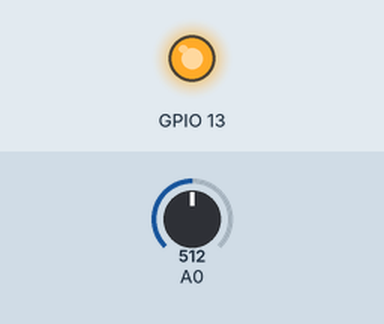
Simulated run of this sketch. Board: ESP8266 (NodeMCU). Parts: output pins drawn as LEDs (lit = HIGH). Inputs (shaded band) come from the test bench; at power-on: A0 = 512. WiFi joins after 1.5 s; servers stay silent unless stated; uploads are accepted with an empty reply; what the sketch prints to the serial monitor is not drawn.

Above: at 1.7 s.
At 3.8 s:
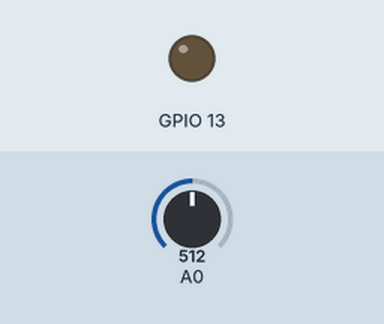
Timing chart, 0 to 7.0 s (numbered marks = the images above):
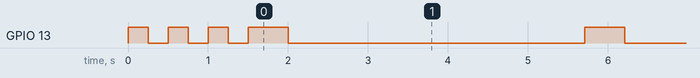

The sketch:

node_sensor.ino
```cpp
#include <ESP8266WiFi.h>
#include <ESP8266HTTPClient.h>

// Credenciales de la WiFi
const char *ssid = "lisoft";
const char *password = "1718641090001";

// Dirección del servidor y la pagina php
const char *servidor = "http://192.168.100.34/ambiental/esp-data.php";

void setup() {
  // put your setup code here, to run once:
  pinMode(13, OUTPUT);
  // Puerto serial
  Serial.begin(9600);
  // Conectarse a la Wifi
  Serial.println("Conectando a la WiFi...");
  WiFi.begin(ssid, password);
  while (WiFi.status() != WL_CONNECTED) {
    Serial.print(".");
    digitalWrite(13, HIGH);
    delay(250);
    digitalWrite(13, LOW);
    delay(250);
  }
  Serial.println("");
  Serial.println("WiFi Conectado!");
  // Obtiene la direccion IP del Node e imprime
  Serial.print("Dirección IP: ");
  Serial.println(WiFi.localIP());
}


float mapfloat(long x, long in_min, long in_max, float out_min, float out_max) {
  return (float)(x - in_min) * (out_max - out_min) / (float)(in_max - in_min) + out_min;
}


void loop() {
  // Led sentinela
  digitalWrite(13, HIGH);
  delay(500);
  digitalWrite(13, LOW);
  delay(500);
  // Leer entrada analógica
  int sensor = analogRead(A0);
  // Cambiar la lectura analógica a valor de temperatura
  float temperatura = mapfloat(sensor, 0, 1023, 0, 30);
  // Verificar que tiene WiFi
  if (WiFi.status() == WL_CONNECTED){
    // Crear objeto HTTPClient (Cliente http)
    HTTPClient http;

    // Iniciar comunicación con el servidor
    http.begin(servidor);

    // Crear la cabecera http
    http.addHeader("Content-Type", "application/x-www-form-urlencoded");

    // Preparar los datos de la peticion
    String parametros = "hum=" + String(temperatura) +
                        "&temp=" + String(temperatura) +
                        "&code=5447eb73757c3c007d675ee1d79d2762";
    Serial.print("Request data: ");
    Serial.println(parametros);

    // Enviar la petición POST con parametros
    int estado = http.POST(parametros);

    if (estado > 0) {
      Serial.print("HTTP Response code: ");
      Serial.println(estado);
    }else {
      Serial.print("Error al conectarse: ");
      Serial.println(estado);
    }

  } else {
    Serial.println("WiFi desconectado!");
  }

  delay(3000);
}
```

Measured:
- by itself, GPIO 13: HIGH → LOW at 0.25 s, → HIGH 0.25 s later, → LOW 0.25 s later, → HIGH 0.25 s later, … (67 changes in this stretch)
